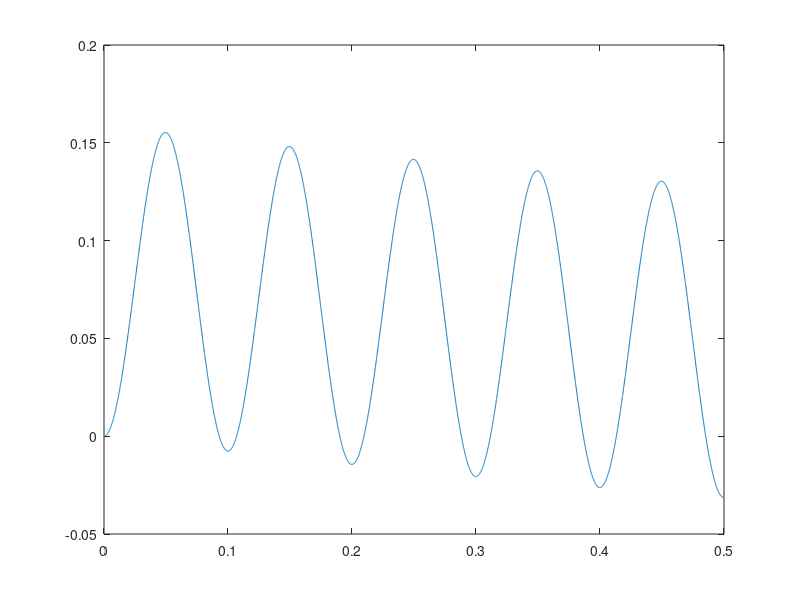
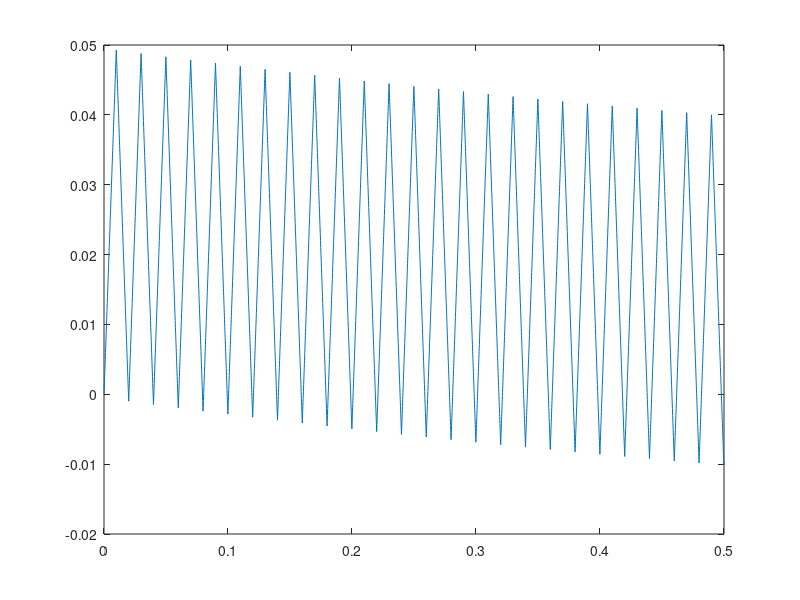
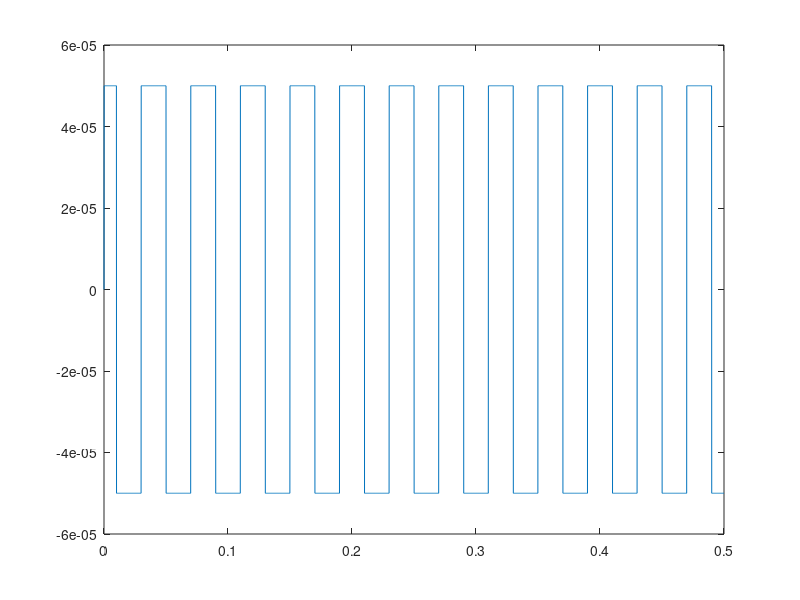

Write MATLAB code to recreate these figures, in order.
%(b)

R=10*10^3;
C=100*10^-6;
dt=0.0001;
dVc(1)=0;

%differentiation of Vc
for t=1:1:5000

    E(t)=5.*sin(20.*pi.*t*dt);
    dVc(t+1)=(E(t)-dVc(t))/(R*C)*dt+dVc(t);

end

tt=0:0.0001:0.5;
figure(1);
plot(tt,dVc);
hold on;


%(c)
clear all;
R=10*10^3;
C=100*10^-6;
dt=0.0001;
dVc(1)=0;
%E(1)=5;
E=5;
for t=1:1:5000
    
    %every 100times epilson will change according to to the graph given
    if rem(t,100)==0
    
        E=E*-1;
    end
    dVc(t+1)=(E-dVc(t))/(R*C)*dt+dVc(t);

    
end

tt=0:0.0001:0.5;
figure(2);
plot(tt,dVc);
hold on;


%(d)
clear all;

R=100;
C=10^-6;
dt=0.0001;
Vc(1)=0;
Vr(1)=0;
E(1)=0;
for t=1:1:5000
    
    %thr restriction of the graph //gradient
    if rem(t,400)>100 && rem(t,400)<300
        %xx=x-x1;<300
        xx=(-5000*dt);
        
    else
        xx=(5000*dt);
        
    end
    
    E(t+1)=E(t)+xx*((t)-(t-1))*dt;
    Vc(t+1)=Vc(t)+(E(t)-Vc(t))/(R*C)*dt;
    Vr(t+1)=E(t+1)-Vc(t+1);
    
    
    
end

tt=0:0.0001:0.5;
figure(3);
plot(tt,Vr);
hold on;
